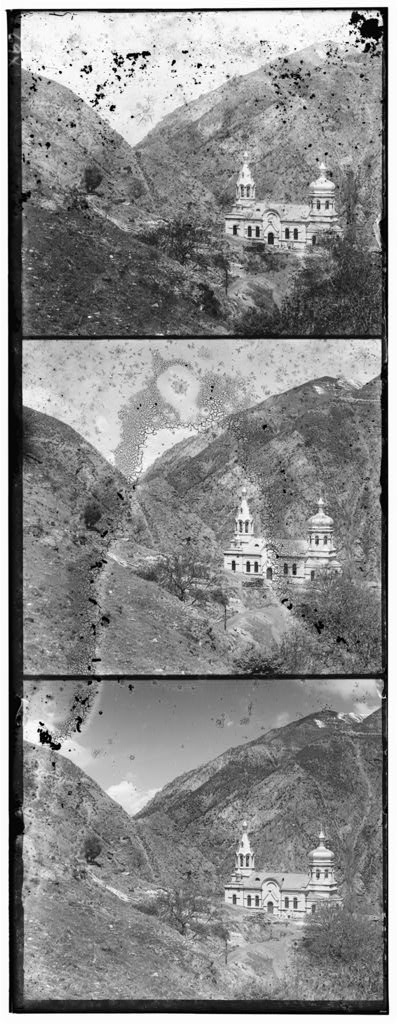
#> input picture data/00056v.jpg, 398 x 1024 px; its folder holds only this picture in this run
$ python main.py   (older library calls are emulated)
#> lines starting #> are read from the running program, lines starting #| are printed output that depends on the picture
import os
import glob
import cv2
import numpy as np

def read_image(file_path):
    return cv2.imread(file_path)

def crop_white_border(img, threshold=230):
    img = img[~np.all((img > threshold) | (img < 255 - threshold), axis=1)]  # Remove white rows
    img = img[:, ~np.all((img > threshold) | (img < 255 - threshold), axis=0)]  # Remove white columns
    return img

def crop_black_border(img, threshold=10):
    img = img[~np.all((img < threshold) | (img > 255 - threshold), axis=1)]  # Remove black rows
    img = img[:, ~np.all((img < threshold) | (img > 255 - threshold), axis=0)]  # Remove black columns
    return img

def split_image(img):
    h, w = img.shape[:2]
    third = h // 3
    remainder = h % 3
    if remainder == 1:
        img = img[:-1, :]  # Remove the last row
    elif remainder == 2:
        img = img[:-2, :]  # Remove the last two rows
    top_third = img[:third, :]
    middle_third = img[third:2*third, :]
    bottom_third = img[2*third:, :]
    return top_third, middle_third, bottom_third

def crop_images(img1, img2, img3):
    imgs = [img1, img2, img3]
    return [crop_image(img) for img in imgs]

def crop_image(img, crop_ratio=0.10):
    height, width = img.shape[:2]
    crop_h = int(height * crop_ratio)
    crop_w = int(width * crop_ratio)

    img_cropped = img[crop_h:height-crop_h, crop_w:width-crop_w]

    return img_cropped

def merge_images(img1, img2, img3):

    return np.dstack((img1, img2, img3))

def align_channels(img1, img2, img3, algorithm='ncc', shift_size=15, initial_shifts=None, use_edges=False):
    if initial_shifts is None:
        initial_shifts = [(0, 0), (0, 0)]

    imgs = [img2, img3]
    ref = edge_map(img1) if use_edges else img1
    search_imgs = [edge_map(im) for im in imgs] if use_edges else imgs

    cropped_ref = crop_image(ref, crop_ratio=0.10)
    shifts = np.arange(-int(shift_size), int(shift_size) + 1)
    final_imgs = [img1]
    best_shifts = []

    for i, (img, search_img) in enumerate(zip(imgs, search_imgs)):
        best_val = -np.inf
        best_shift = None
        for x in shifts:
            for y in shifts:
                dx = x + initial_shifts[i][0]
                dy = y + initial_shifts[i][1]
                shifted = np.roll(search_img, shift=(dy, dx), axis=(0, 1))

                if algorithm == 'ncc':
                    current_val = ncc(cropped_ref, crop_image(shifted))
                elif algorithm == 'l2':
                    current_val = L2(cropped_ref, crop_image(shifted))

                if current_val > best_val:
                    best_val = current_val
                    best_shift = (dx, dy)

        best_shifts.append(best_shift)
        # Apply the winning shift to the ORIGINAL channel, not the edge map
        final_imgs.append(np.roll(img, shift=best_shift[::-1], axis=(0, 1)))

    return final_imgs[0], final_imgs[1], final_imgs[2], best_shifts

def ncc(img1, img2):
    a = img1.astype(np.float64)
    b = img2.astype(np.float64)
    a = (a - a.mean()) / (a.std() + 1e-8)
    b = (b - b.mean()) / (b.std() + 1e-8)
    return np.mean(a * b)

# [16 lines left out: functions L2, process_image_single, not called in this run]

def downsample_images(img1, img2, img3, use_edges = False):
    height, width = img1.shape[:2]
    if height < 200 or width < 200:
        img1_aligned, img2_aligned, img3_aligned, best_shifts = align_channels(img1, img2, img3, algorithm='ncc', shift_size=15, use_edges=use_edges)
        return img1_aligned, img2_aligned, img3_aligned, best_shifts
    else:
        img1_downsampled = cv2.pyrDown(img1)
        img2_downsampled = cv2.pyrDown(img2)
        img3_downsampled = cv2.pyrDown(img3)

        img1_aligned, img2_aligned, img3_aligned, best_shifts= downsample_images(img1_downsampled, img2_downsampled, img3_downsampled, use_edges=use_edges)
        best_shifts[0] = (best_shifts[0][0] * 2, best_shifts[0][1] * 2)
        best_shifts[1] = (best_shifts[1][0] * 2, best_shifts[1][1] * 2)
        img1_aligned, img2_aligned, img3_aligned, best_shifts = align_channels(img1, img2, img3, algorithm='ncc', shift_size=2, initial_shifts=best_shifts, use_edges=use_edges)
        return img1_aligned, img2_aligned, img3_aligned, best_shifts

def crop_from_shifts(img, shifts, extra_margin = 0):
    xs = [0] + [shift[0] for shift in shifts]
    ys = [0] + [shift[1] for shift in shifts]

    top = max(ys) +extra_margin
    bottom = -min(ys) +extra_margin
    left = max(xs) +extra_margin
    right = -min(xs) +extra_margin

    h, w = img.shape[:2]
    return img[top:h-bottom, left:w-right]

def process_image_pyramid(file_path):
    img = read_image(file_path)
    img = cv2.cvtColor(img, cv2.COLOR_BGR2GRAY)
    img = crop_white_border(img, threshold=200)
    img = crop_black_border(img, threshold=55)
    b, g, r = split_image(img)

    # img1_aligned, img2_aligned, img3_aligned, _ = align_channels(img1, img2, img3, algorithm='ncc')
    # Align B and R to G (green is the most robust reference)
    g_aligned, b_aligned, r_aligned, best_shifts = downsample_images(g, b, r)
    final_img = merge_images(b_aligned, g_aligned, r_aligned)

    final_img = crop_from_shifts(final_img, best_shifts)
    final_img = auto_contrast(final_img, low_pct=1, high_pct=99)
    # final_img = gamma_correct(final_img, gamma=0.8)
    # final_img = clahe_contrast(final_img)
    return final_img

def _to_float(img):
    if np.issubdtype(img.dtype, np.integer):
        return img.astype(np.float64) / np.iinfo(img.dtype).max, img.dtype
    return img.astype(np.float64), img.dtype

def _from_float(f, dtype):
    f = np.clip(f, 0, 1)
    if np.issubdtype(dtype, np.integer):
        return np.round(f * np.iinfo(dtype).max).astype(dtype)
    return f

def auto_contrast(img, low_pct=0, high_pct=100):
    f, dtype = _to_float(img)
    lo = np.percentile(f, low_pct)
    hi = np.percentile(f, high_pct)
    return _from_float((f - lo) / (hi - lo + 1e-8), dtype)

def gamma_correct(img, gamma=0.8):
    f, dtype = _to_float(img)
    return _from_float(f ** gamma, dtype)

# [32 lines left out: functions clahe_contrast, edge_map, process_image_gradient, not called in this run]


def main():
    script_dir = os.path.dirname(os.path.abspath(__file__))
    data_dir = os.path.join(script_dir, 'data')
    results_dir = os.path.join(script_dir, 'results')
    os.makedirs(results_dir, exist_ok=True)

    for file_path in sorted(glob.glob(os.path.join(data_dir, '*.jpg'))):
        # merged_image = process_image_single(file_path)
        merged_image = process_image_pyramid(file_path)
#> in read_image, returned value is the input picture: shape (1024, 398, 3); min 0, max 255, mean 138.2
#> in downsample_images, `img3_downsampled = cv2.pyrDown(img3)`:
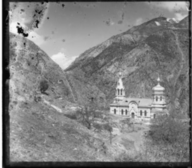
#> img3_downsampled: shape (168, 192); min 5, max 252, mean 128
#> in align_channels, `search_imgs = [edge_map(im) for im in imgs] if use_edges else imgs`: search_imgs = 2 items
#> in crop_image, `img_cropped = img[crop_h:height-crop_h, crop_w:width-crop_w]`:
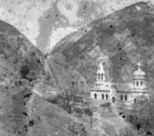
#> img_cropped: shape (136, 154); min 9, max 242, mean 139.7
#> the loop in align_channels, `for i, (img, search_img) in enumerate(zip(imgs, search_imgs)):` made 2 passes
#> pass 1, in crop_image (call 2), `img_cropped = img[crop_h:height-crop_h, crop_w:width-crop_w]`:
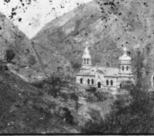
#> img_cropped: shape (136, 154); min 19, max 247, mean 123.9
#> after the loop in align_channels, `for i, (img, search_img) in enumerate(zip(imgs, search_imgs)):`:
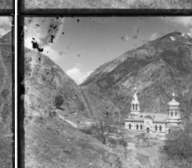
#> shifted: shape (168, 192); min 5, max 252, mean 128
#> call 2 of align_channels, with algorithm = 'ncc', shift_size = 2, use_edges = False
#> the loop in align_channels (call 2), `for i, (img, search_img) in enumerate(zip(imgs, search_imgs)):` made 2 passes
#> after the loop in align_channels (call 2), `for i, (img, search_img) in enumerate(zip(imgs, search_imgs)):`:
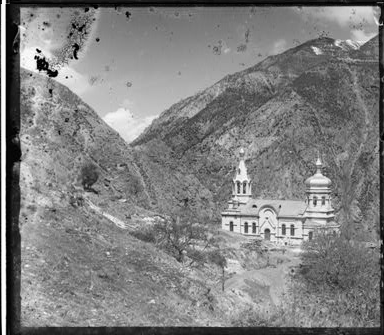
#> shifted: shape (335, 384); min 0, max 255, mean 128.3
#> in downsample_images, `img1_aligned, img2_aligned, img3_aligned, best_shifts = align_channels..`:
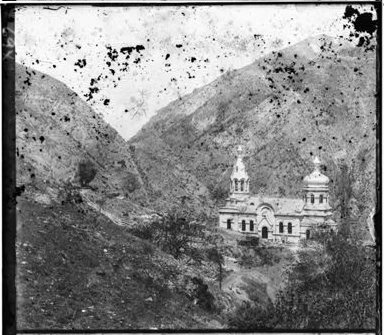
#> img2_aligned: shape (335, 384); min 0, max 255, mean 133.3
#> in crop_from_shifts, `return img[top:h-bottom, left:w-right]`:
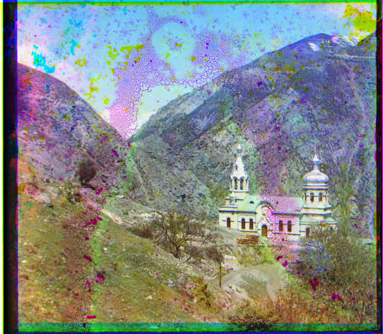
#> returned value: shape (334, 383, 3); mean of channels 0, 1, 2 132.8, 134.9, 128.3; drawn as B, G, R
        output_path = os.path.join(results_dir, os.path.basename(file_path))
        cv2.imwrite(output_path, merged_image)
        print(f'Saved {output_path}')

if __name__ == "__main__":
    main()

$ run again, on data/01164v.jpg
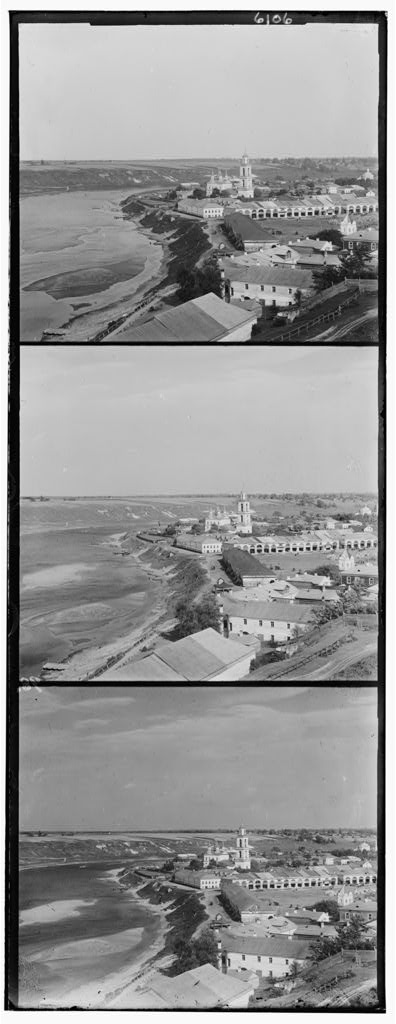
#> input picture data/01164v.jpg, 396 x 1024 px
#> in read_image, returned value is the input picture: shape (1024, 396, 3); min 0, max 255, mean 148
#> search_imgs = 2 items
#> the loop in align_channels, `for i, (img, search_img) in enumerate(zip(imgs, search_imgs)):` made 2 passes
#> pass 1, in ncc, `a = (a - a.mean()) / (a.std() + 1e-8)`:
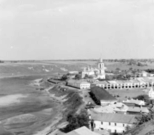
#> a: shape (135, 154) float64; min -3.55, max 1.51, mean -2.19e-16; drawn with min black and max white
#> the loop in align_channels (call 2), `for i, (img, search_img) in enumerate(zip(imgs, search_imgs)):` made 2 passes
#> in _from_float, `f = np.clip(f, 0, 1)`:
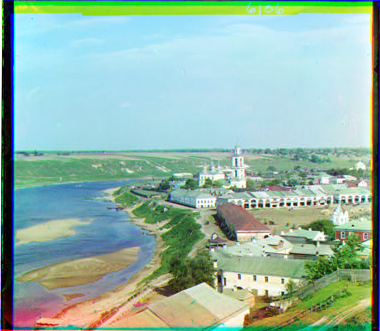
#> f: shape (331, 380, 3) float64; mean of channels 0, 1, 2 0.657, 0.714, 0.58; drawn as B, G, R

$ run again, on data/01522v.jpg
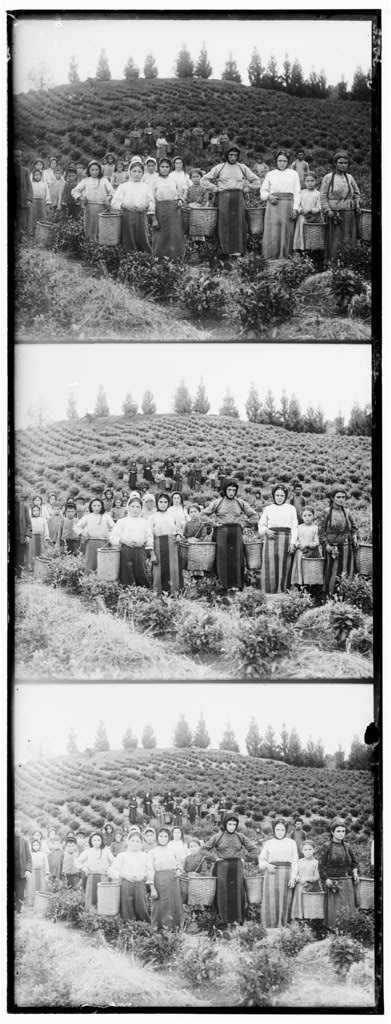
#> input picture data/01522v.jpg, 391 x 1024 px
#> in read_image, returned value is the input picture: shape (1024, 391, 3); min 0, max 255, mean 148.2
#> search_imgs = 2 items
#> the loop in align_channels, `for i, (img, search_img) in enumerate(zip(imgs, search_imgs)):` made 2 passes
#> the loop in align_channels (call 2), `for i, (img, search_img) in enumerate(zip(imgs, search_imgs)):` made 2 passes
#> in crop_from_shifts, `return img[top:h-bottom, left:w-right]`:
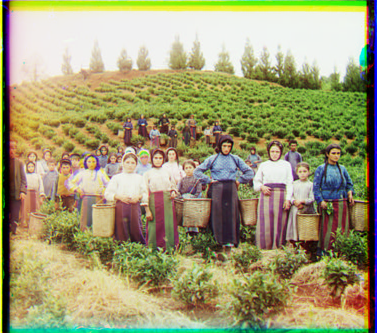
#> returned value: shape (333, 377, 3); mean of channels 0, 1, 2 114.2, 155.6, 159.9; drawn as B, G, R
